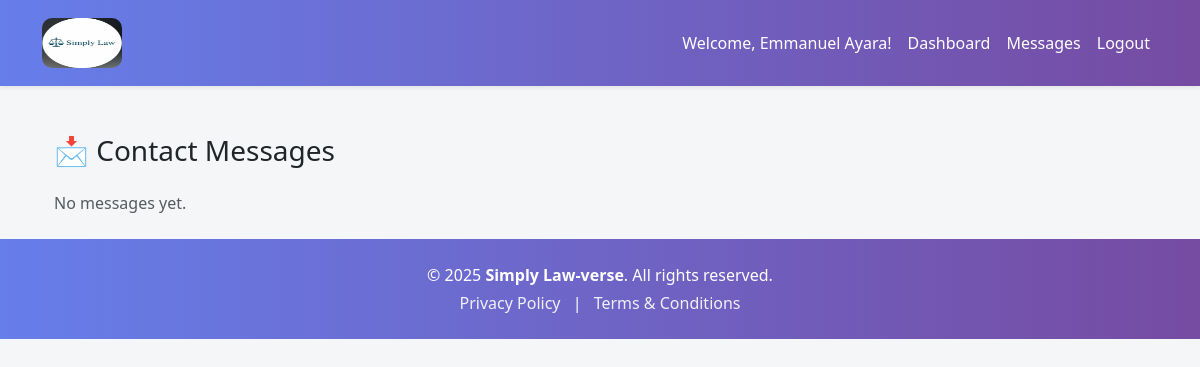
/messages (signed in), run on an earlier commit of the app's database.
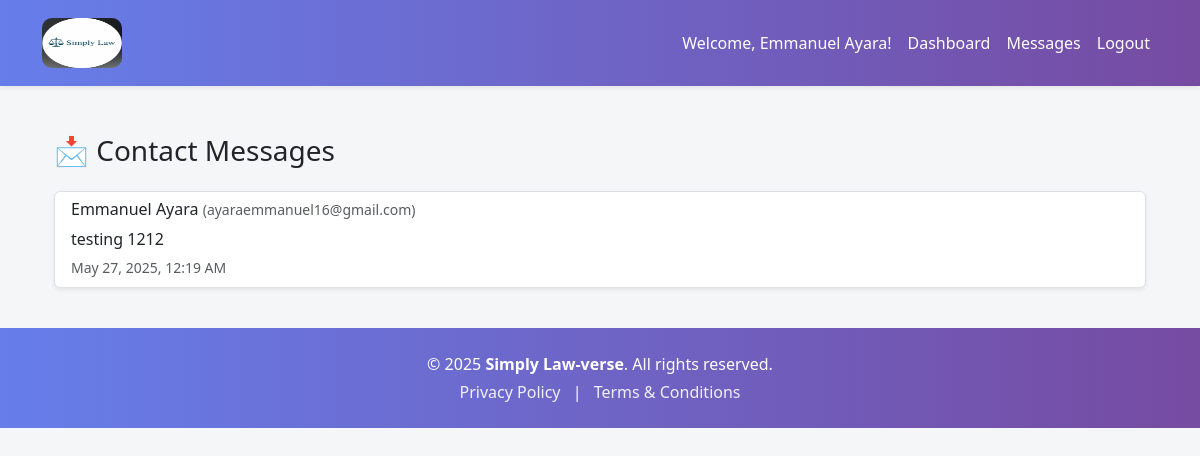
And on a later commit of the database.
### models.py (models this page shows)
class User(db.Model, UserMixin):
    id = db.Column(db.Integer, primary_key=True)
    username = db.Column(db.String(150), unique=True, nullable=False)
    password = db.Column(db.String(256), nullable=False)
    is_admin = db.Column(db.Boolean, default=False)
    email = db.Column(db.String(100), nullable=False)
    __table_args__ = (
        db.UniqueConstraint('email', name='uq_user_email'),
    )

class Message(db.Model):
    id = db.Column(db.Integer, primary_key=True)
    name = db.Column(db.String(100), nullable=False)
    email = db.Column(db.String(120), nullable=False)
    message = db.Column(db.Text, nullable=False)
    date_sent = db.Column(db.DateTime, default=datetime.utcnow)

### routes.py (the view)
@app.route('/messages')
@login_required
def view_messages():
    messages = Message.query.order_by(Message.date_sent.desc()).all()
    return render_template('messages.html', messages=messages)

### routes.py (called while the page is built)
@login_manager.user_loader
def load_user(user_id):
    return User.query.get(int(user_id))

### templates/messages.html
{% extends 'layout.html' %}
{% block content %}
<div class="container mt-5">
    <h3 class="mb-4">📩 Contact Messages</h3>
    {% if messages %}
        <div class="list-group">
            {% for msg in messages %}
                <div class="list-group-item mb-3 shadow-sm">
                    <h6>{{ msg.name }} <small class="text-muted">({{ msg.email }})</small></h6>
                    <p class="mb-1">{{ msg.message }}</p>
                    <small class="text-muted">{{ msg.date_sent.strftime('%B %d, %Y, %I:%M %p') }}</small>
                </div>
            {% endfor %}
        </div>
    {% else %}
        <p class="text-muted">No messages yet.</p>
    {% endif %}
</div>
{% endblock %}

### templates/layout.html (shortened to what this page needs)
<!DOCTYPE html>
<html lang="en">
<head>
    <link
        href="https://cdn.jsdelivr.net/npm/bootstrap@5.3.0/dist/css/bootstrap.min.css"
        rel="stylesheet">
        <link rel="stylesheet"
        href="https://cdnjs.cloudflare.com/ajax/libs/font-awesome/6.5.0/css/all.min.css">
        <link rel="stylesheet"
        href="https://cdnjs.cloudflare.com/ajax/libs/font-awesome/6.5.0/css/all.min.css" />
</head>
<body>
    <nav class="navbar navbar-expand-lg shadow-sm">
        <div class="container">
            <a class="navbar-brand d-flex align-items-center" href="/">
                <img src="/static/logo.jpg" alt="Logo" style="height: 50px; width: 80px; border-radius: 10px; margin-right: 10px;">
            </a>
            <div class="collapse navbar-collapse" id="navbarNav">
                <ul class="navbar-nav ms-auto mb-2 mb-lg-0">
                    {% if current_user.is_authenticated and current_user.is_admin %}
                        <span class="navbar-text nav-link">Welcome, {{ current_user.username }}!</span>
                        <li class="nav-item"><a class="nav-link" href="{{ url_for('admin_dashboard') }}">Dashboard</a></li>
                        <li class="nav-item"><a class="nav-link" href="{{ url_for('view_messages') }}"> Messages</a></li>
                        <li class="nav-item"><a class="nav-link" href="{{ url_for('admin_logout') }}">Logout</a></li>
                    {% endif %}
                </ul>
            </div>
        </div>
    </nav>
    <div class="container my-4">
        {% block content %}{% endblock %}
    </div>
<footer class="text-center text-white" style="background: linear-gradient(to right, #667eea, #764ba2);">
    <div class="container py-4">
        <p class="mb-1">&copy; {{ current_year or '2025' }} <strong>Simply Law-verse</strong>. All rights reserved.</p>
        <p class="mb-0">
            <a href="/privacy-policy" class="text-white text-decoration-none me-2" style="opacity: 0.9;">Privacy Policy</a> |
            <a href="/terms" class="text-white text-decoration-none ms-2" style="opacity: 0.9;">Terms & Conditions</a>
        </p>
    </div>
</footer>
</body>
</html>

### templates/layout.html (style rules this page uses)
body { background-color: #f4f6f8; font-family: 'Segoe UI', Tahoma, Geneva, Verdana, sans-serif; }
.navbar { background: linear-gradient(to right, #667eea, #764ba2); padding: 0.8rem 1rem; position: sticky; top: 0; z-index: 1000; }
.navbar-brand, .nav-link { color: #fff !important; font-weight: 500; }
.nav-link { transition: color 0.3s ease-in-out; }
footer a { transition: opacity 0.3s ease-in-out; }

What changed in the data, as far as the page shows it:
added Message: name "Emmanuel Ayara", email "ayaraemmanuel16@gmail.com", message "testing 1212", date_sent "May 27, 2025, 12:19 AM"
Also different on the page:
text no longer shown: "No messages yet."
